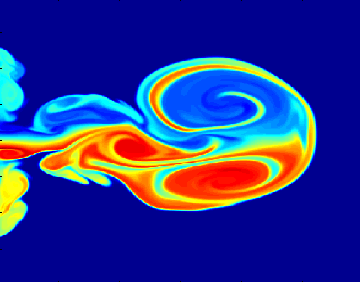
#> input picture notebooks/data/cbar/fluid.png, 360 x 282 px
$ jupyter execute --allow-errors Guessing_colourmaps-NETWORKX.ipynb   (shell and % lines are left out)   (older library calls are emulated)
#> lines starting #> are read from the running program, lines starting #| are printed output that depends on the picture
# App-ifying 'recovering data from images'

**[TRY THIS INSTEAD](http://stackoverflow.com/questions/37742358/sorting-points-to-form-a-continuous-line/37744549#37744549)**

Requirements:

- `numpy`
- `scipy`
- `scikit-learn`
- `pillow`

I recommend installing them with `conda install`.

[cell 1]
import numpy as np
import matplotlib.pyplot as plt

## Make an image

Make some fake data in the closed interval [0,1] and apply a colourmap.

[cell 2]
import networkx as nx

[cell 3]
from scipy import signal

[cell 4]
nx, ny = 100, 100
z = np.random.rand(nx, ny)

sizex, sizey = 30, 30
x, y = np.mgrid[-sizex:sizex+1, -sizey:sizey+1]
g = np.exp(-0.333*(x**2/float(sizex)+y**2/float(sizey)))
f = g/g.sum()

z = signal.convolve(z, f, mode='valid')
z = (z - z.min())/(z.max() - z.min())

[cell 5]
cd ~/Dropbox/dev/rainbow/notebooks

[cell 6]
cmap = 'viridis'    # Perceptual
cmap = 'spectral'   # Classic rainbow
cmap = 'seismic'    # Classic diverging
cmap = 'Accent'     # Needs coolinearity constraint
cmap = 'Dark2'      # Needs coolinearity constraint
cmap = 'Paired'     # Needs coolinearity constraint, ultimate test!
cmap = 'gist_ncar'  # Works with new cool-point start location
cmap = 'Pastel1'    # Amazing that it works for start point
cmap = 'Set2'       # Difficult

cmap = 'Dark2'

[cell 7]
fig = plt.figure(frameon=False)
fig.set_size_inches(5,5)

ax = plt.Axes(fig, [0., 0., 1., 1.])
ax.set_axis_off()
fig.add_axes(ax)

# Note: interpolation introduces new colours.
plt.imshow(z, cmap=cmap, aspect='auto')
#plt.imshow(z, cmap=cmap, interpolation='none')

fig.savefig('data/cbar/test.png')
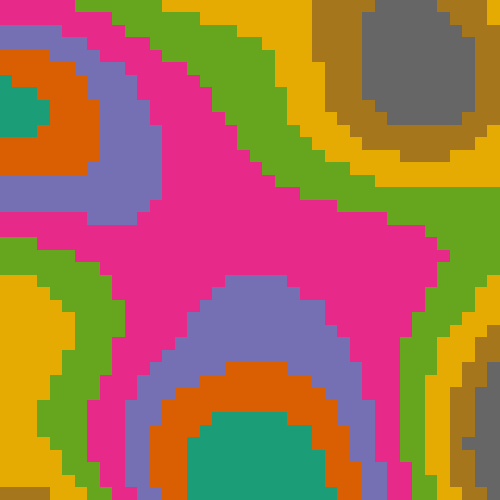
#> figure drawn by matplotlib, 1 panel

[cell 8]
cmaps = [('Perceptually Uniform Sequential',
                            ['viridis', 'inferno', 'plasma', 'magma']),
         ('Sequential',     ['Blues', 'BuGn', 'BuPu',
                             'GnBu', 'Greens', 'Greys', 'Oranges', 'OrRd',
                             'PuBu', 'PuBuGn', 'PuRd', 'Purples', 'RdPu',
                             'Reds', 'YlGn', 'YlGnBu', 'YlOrBr', 'YlOrRd']),
         ('Sequential (2)', ['afmhot', 'autumn', 'bone', 'cool',
                             'copper', 'gist_heat', 'gray', 'hot',
                             'pink', 'spring', 'summer', 'winter']),
         ('Diverging',      ['BrBG', 'bwr', 'coolwarm', 'PiYG', 'PRGn', 'PuOr',
                             'RdBu', 'RdGy', 'RdYlBu', 'RdYlGn', 'Spectral',
                             'seismic']),
         ('Qualitative',    ['Accent', 'Dark2', 'Paired', 'Pastel1',
                             'Pastel2', 'Set1', 'Set2', 'Set3']),
         ('Miscellaneous',  ['gist_earth', 'terrain', 'ocean', 'gist_stern',
                             'brg', 'CMRmap', 'cubehelix',
                             'gnuplot', 'gnuplot2', 'gist_ncar',
                             'nipy_spectral', 'jet', 'rainbow',
                             'gist_rainbow', 'hsv', 'flag', 'prism'])]

[cell 9]
# [17 lines of commented-out code are left out]

## Read an image

[cell 10]
cd ~/Dropbox/dev/rainbow/notebooks

[cell 11]
from PIL import Image

# img = Image.open('data/cbar/boxer.png')
img = Image.open('data/cbar/fluid.png')
#> img is the input picture: PIL image 360x282 RGBA; mean R, G, B, A 43.9, 53.4, 140.5, 255
# [7 lines of commented-out code are left out]

img

[cell 12]
img.size
#> Out = (360, 282)

Instead of taking a random sample, let's take all pixels from a smaller version of the image.

[cell 13]
# [5 lines of commented-out code are left out]

[cell 14]
# img_sm = resize_if_necessary(img)

Cast as an array, and ignore the last channel (alpha), if there is one.

## Quantize with scikit

[cell 15]
n_colours = 100

[cell 16]
from sklearn.cluster import KMeans
from sklearn.utils import shuffle

[cell 17]
im = np.asarray(img)[..., :3] / 255.

h, w, d = im.shape
#> h = 282; w = 360; d = 3
im_ = im.reshape((w * h, d))

# Define training set.
n = min(h*w//50, n_colours*10)
#> n = 1000
sample = shuffle(im_, random_state=0)[:n]
#> sample = 1000 rows, first 8: [0, 0, 0.561], [1, 0.0588, 0], [0, 0, 0.561], [0, 0, 0.561], [0, 0, 0.561], [0, 0, 0.561], [0.0588, 1, 1], [0.937, 1, 0.122]

[cell 18]
print("Sampled {} pixels".format(n))
#| Sampled 1000 pixels

Train:

[cell 19]
kmeans = KMeans(n_clusters=n_colours).fit(sample)

Now I can make an RGB palette `p` — also known as a codebook in information theory terms:

[cell 20]
p = kmeans.cluster_centers_
#> p = 100 rows, first 8: [2.78e-17, 0.31, 1], [1, 0.498, 0], [1.33e-15, -6.11e-16, 0.561], [0.247, 1, 0.812], [0.749, 1, 0.31], [1, 0.184, 0], [2.78e-17, 0.812, 1], [1, 1, 0]

# I don't know why I need to do this, but I do. Floating point precision maybe.
p[p > 1] = 1
p[p < 0] = 0

The only problem with this `p` is that it is not in order — that it, there cluster centres are more or less randomly arranged. We will fix that in the next section.

The vector `p` is actually all we need, but if you want to see what the quantized image looks like, carry on:

[cell 21]
# [15 lines of commented-out code are left out]

[cell 22]
from mpl_toolkits.mplot3d import Axes3D

# Set up the figure
fig = plt.figure(figsize=(8, 8))

# Result of TSP solver
ax = fig.add_subplot(111, projection='3d')
ax.scatter(*p.T, c=p, lw=0, s=40, alpha=1)
ax.plot(*p.T, color='k', alpha=0.4)
ax.set_title('Codebook')

plt.show()
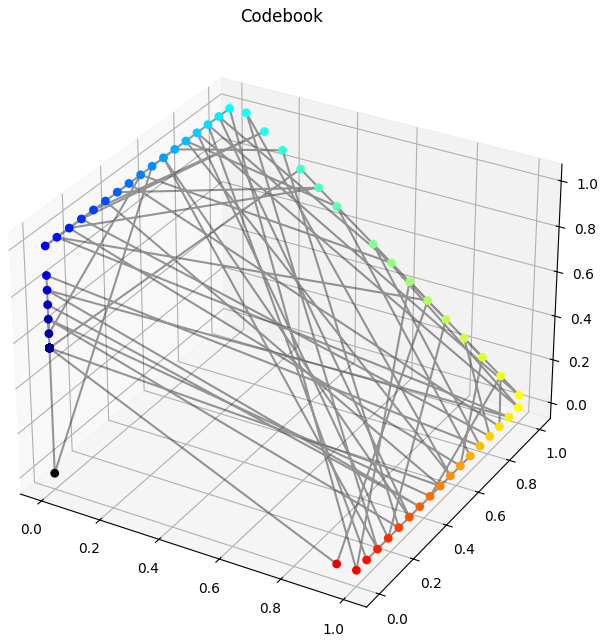
#> figure drawn by matplotlib, 1 panel

## Travelling salesman problem

Remember that these points are essentially in random order:

[cell 23]
from sklearn.neighbors import BallTree

def mask_colours(a, colours, tolerance=1e-3, leave=0):
    tree = BallTree(a)
    target = tree.query_radius(colours, tolerance)
    mask = np.ones(a.shape[0], dtype=bool)
    end = None if leave < 2 else 1 - leave
    for t in target:
        mask[t[leave:end]] = False
    return a[mask]

def remove_duplicates(a, tolerance=1e-3):
#> called with a = array of shape (100, 3), tolerance = 0.001
    for c in a:
        a = mask_colours(a, [c], leave=1)
#> this loop made 100 passes
#> c on passes 1 to 12: [2.78e-17, 0.31, 1], [1, 0.498, 0], [1.33e-15, 0, 0.561], [0.247, 1, 0.812], [0.749, 1, 0.31], [1, 0.184, 0], [2.78e-17, 0.812, 1], [1, 1, 0], [0.498, 1, 0.561], [1, 0.749, 0], [2.78e-17, 2.78e-17, 0.875], [2.78e-17, 2.78e-17, 0]
#> after the loop, a = 57 rows, first 8: [2.78e-17, 0.31, 1], [1, 0.498, 0], [0.247, 1, 0.812], [0.749, 1, 0.31], [1, 0.184, 0], [2.78e-17, 0.812, 1], [1, 1, 0], [0.498, 1, 0.561]
    return a

[cell 24]
newp = remove_duplicates(p)
#> newp has the same summary as a in remove_duplicates

[cell 25]
newp = mask_colours(newp, [[1,1,1], [0,0,0]])
#> newp = 56 rows, first 8: [2.78e-17, 0.31, 1], [1, 0.498, 0], [0.247, 1, 0.812], [0.749, 1, 0.31], [1, 0.184, 0], [2.78e-17, 0.812, 1], [1, 1, 0], [0.498, 1, 0.561]

[cell 26]
p = np.vstack([[[0, 0, 0.5]], newp])
#> p = 57 rows, first 8: [0, 0, 0.5], [2.78e-17, 0.31, 1], [1, 0.498, 0], [0.247, 1, 0.812], [0.749, 1, 0.31], [1, 0.184, 0], [2.78e-17, 0.812, 1], [1, 1, 0]

[cell 27]
from sklearn.neighbors import NearestNeighbors

#> (the rest of this cell did not finish here and is left out)

[cell 28]
import networkx as nx

#> (the rest of this cell did not finish here and is left out)

#> (a cell that did not finish here is left out)

#> (a cell that did not finish here is left out)

[cell 31]
from mpl_toolkits.mplot3d import Axes3D

# Set up the figure
fig = plt.figure(figsize=(8, 8))

# Result of TSP solver
ax = fig.add_subplot(111, projection='3d')
#> (the rest of this cell did not finish here and is left out)

** OK That didn't really work **

I propose starting at the dark end (the end of the line nearest black) and crawling aling the line of points from there. This will make a nice organized sequence of codes — in our case, this will be the colourmap.

We can solve this problem as the travelling salesman problem. Find the shortest tour from black (see below) to 'the other end'.

To start with, we need the distances between all points. This is just a norm, but there's a convenient function `scipy.spatial.pdist` for finding distance pairs in *n*-space. Then `squareform` casts it into a square symmetric matrix, which is what we need for our TSP solver.

Other than creating a naive TSP solver in Python – let's face it, it'll be broken or slow or non-optimal — there are three good TSP solver options:

* [LKH](http://www.akira.ruc.dk/~keld/research/LKH/) — [parameter help here](http://webhotel4.ruc.dk/~keld/research/LKH/LKH-2.0/DOC/LKH-2.0_PARAMETERS.pdf).
* [Concorde](http://www.math.uwaterloo.ca/tsp/concorde.html) (I followed [these instructions](http://davidsjohnson.net/TSPcourse/mac-install-concorde.txt) for installing concorde on my Mac.)
* [O-R tools](https://developers.google.com/optimization/routing/tsp)

LKH and Concorde can be used via [the TSP Python package](https://github.com/perrygeo/pytsp) (but note that it used to be called `pyconcorde` so you need to change the names of some functions — look at the source or use [my fork](https://github.com/kwinkunks/pytsp).

Note that you need to add the Concorde and LKH libs to PATH as mentioned in the docs for `pytsp`.

[cell 32]
from pytsp import run, dumps_matrix

We need to start the traversal of the locus somewhere.

Poosible heuristics:

* At the end nearest black: we tend to map darker colours to lower values.
* At the cool end: we tend to map cool colours.
* At the apparent start of the line. We might be able to guess where it is: the ends of the line should be the only two points for which the second-closest point is roughly twice as far away as the very closest point. Most points have two points about the same distance away (one on either side). So if we figure out the median (say) smallest non-zero point distance, we can make this estimate.

Blending the first two ideas, I am now starting at (0.25, 0, 0.5). It's the cool-point. (Only 0.25 red because if it's a toss-up between blue and red, I want blue.)

If I include the third idea — choose the dark-bluest end-point candidate — I think it should do better than it is now.

### Using a dark-blue-magenta end point

Aaaanyway, Adding this point allows us to start the TSP there, because it will move to the next nearest point — I think. We will remove it later.

Add cool-point to `p`:

[cell 33]
p = np.vstack([[[0.25, 0, 0.5]], p])
#> p = 58 rows, first 8: [0.25, 0, 0.5], [0, 0, 0.5], [2.78e-17, 0.31, 1], [1, 0.498, 0], [0.247, 1, 0.812], [0.749, 1, 0.31], [1, 0.184, 0], [2.78e-17, 0.812, 1]
#p = np.vstack([[[0, 0, 0]], p])

[cell 34]
p[:6]
#> Out = [[0.25, 0, 0.5], [0, 0, 0.5], [2.78e-17, 0.31, 1], [1, 0.498, 0], [0.247, 1, 0.812], [0.749, 1, 0.31]]

Remember that these points are essentially in random order. We are going to solve the find the shortest Hamiltonian path to organize them.

To do this, we need weights for the edges — and we'll use the distances between the points. There's a convenient function, `scipy.spatial.pdist` for finding distances in *n*-space. We will use the 2-norm, but [the `pdist` function](http://docs.scipy.org/doc/scipy/reference/generated/scipy.spatial.distance.pdist.html) has a great many other metrics.

The convenience function `squareform` organizes the distances into a matrix.

[cell 35]
from scipy.spatial.distance import pdist, squareform

# Make distance matrix.
dists = squareform(pdist(p, 'euclidean'))
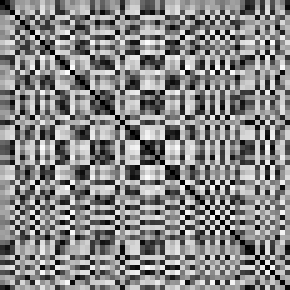
#> dists: shape (58, 58) float64 (shown 5 times larger); min 0, max 1.73, mean 0.916; drawn with min black and max white

# The values in `dists` are floats in the range 0 to sqrt(3).
# Normalize the values to int16s.
d = 32767 * dists / np.sqrt(3)
d = d.astype(np.int16)

# To use a TSP algo to solve the shortest Hamiltonian path problem,
# we need to add a point that is zero units from every other point.
row, col = dists.shape
#> row = 58; col = 58
d = np.insert(d, row, 0, axis=0)
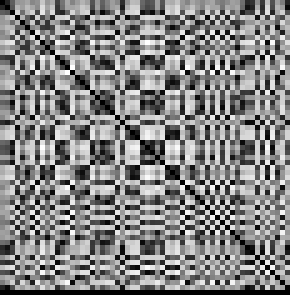
#> d: shape (59, 58) int16 (shown 5 times larger); min 0, max 32767, mean 17040.9; drawn with min black and max white
d = np.insert(d, col, 0, axis=1)
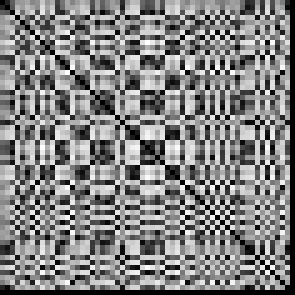
#> d: shape (59, 59) int16 (shown 5 times larger); min 0, max 32767, mean 16752.1; drawn with min black and max white

The zero-point trick is legit. [Reference](http://stackoverflow.com/questions/6733999/what-is-the-problem-name-for-traveling-salesman-problemtsp-without-considering) from E. L. Lawler, Jan Karel Lenstra, A. H. G. Rinnooy Kan, D. B. Shmoys (1985). The Traveling Salesman Problem: A Guided Tour of Combinatorial Optimization, 1st Edition. Wiley. 476 pp. ISBN 978-0471904137.

[cell 36]
d

LKH implementation.

K. Helsgaun (2009). General k-opt submoves for the Lin-Kernighan TSP heuristic. Mathematical Programming Computation, 2009, doi: 10.1007/s12532-009-0004-6.

[cell 37]
outf = "/tmp/myroute_lkh.tsp"
with open(outf, 'w') as f:
    f.write(dumps_matrix(d, name="My Route"))
#> (this line was passed over: pytsp is not available in this run)
